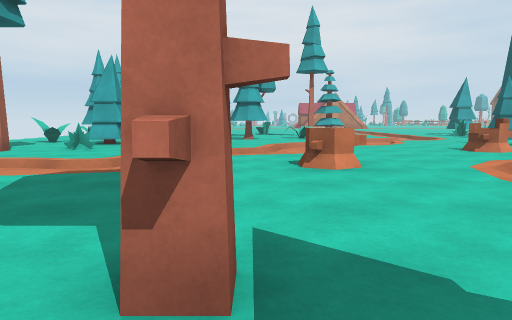
view 1 (above)

24 first-person views from a walk through a scene from a Unity 3-D project. The camera is 1.2 m above the floor, tilts 6° down and sees 70° across. The floor is counted in squares, 2 m on a side. Each view is taken from the middle of a square. On the plan, view 1 faces up. The plan holds only what a view shows up to about 10 squares ahead; the rest is blank. The place goes on beyond the plan. The player is left out. Surface patterns are stand-ins for the level's own textures.

view 2
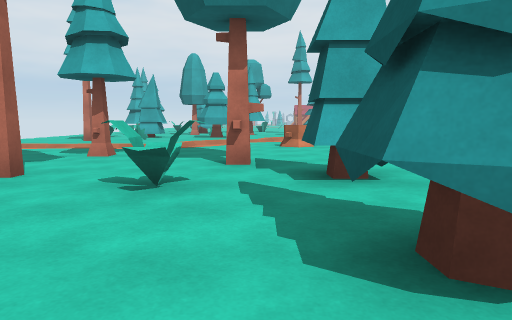

view 3
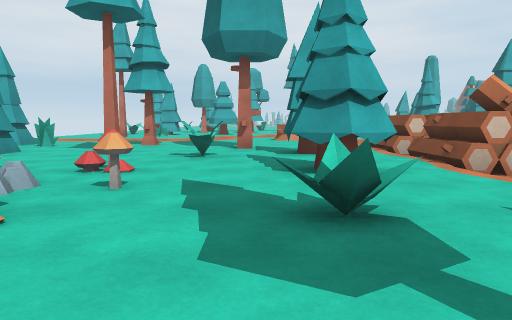

view 4
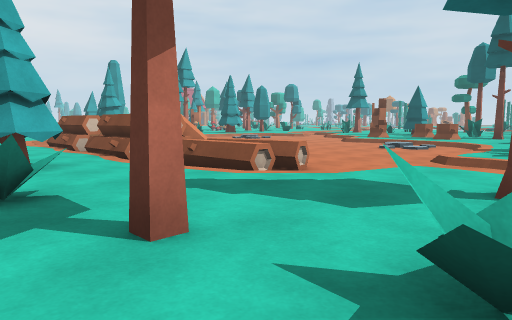

view 5
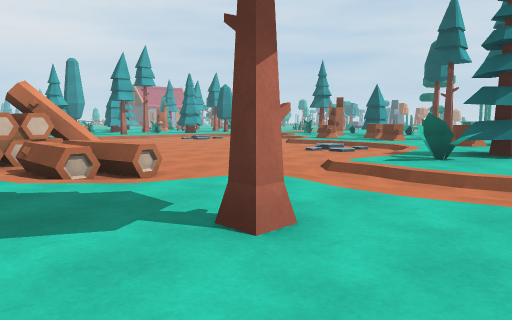

view 6
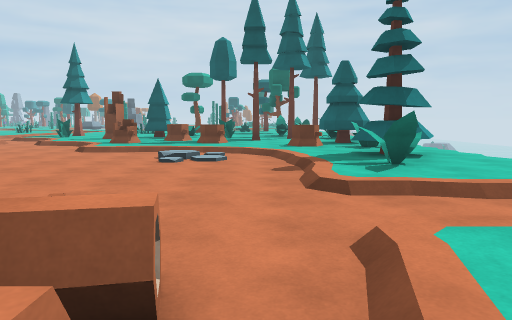

view 7
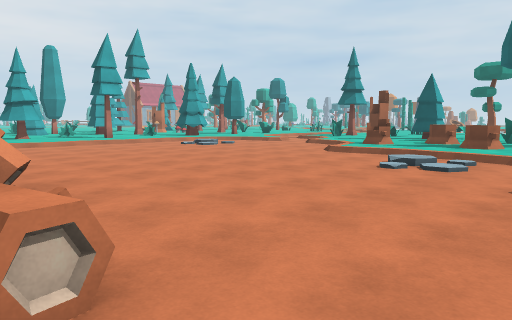

view 8
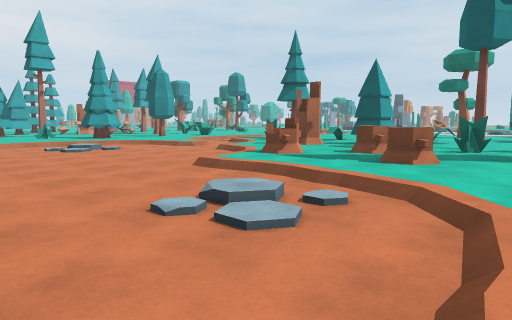

view 9
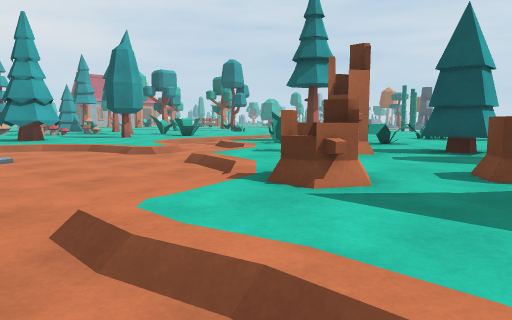

view 10
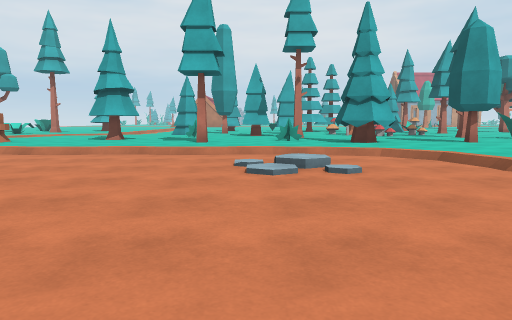

view 11
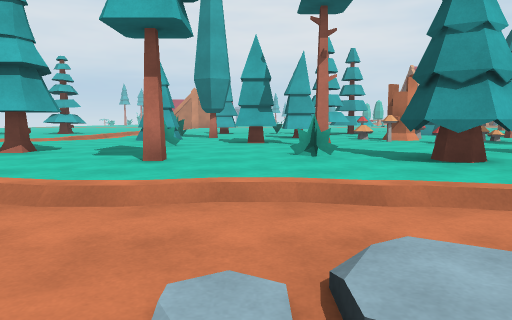

view 12
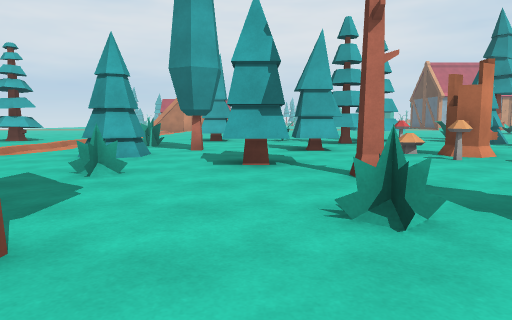

view 13
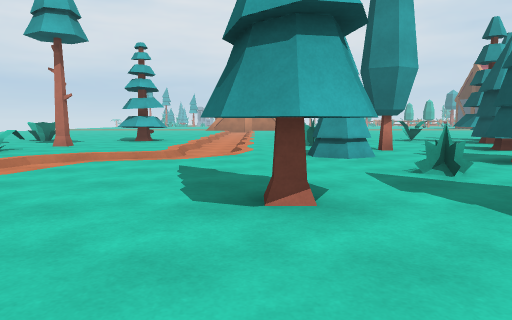

view 14
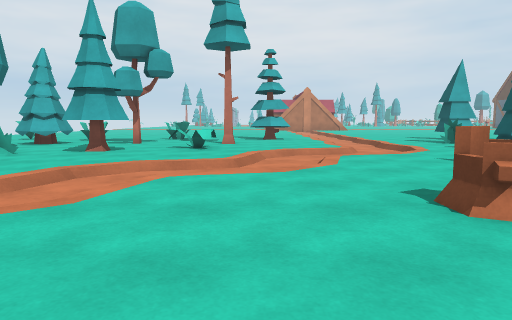

view 15
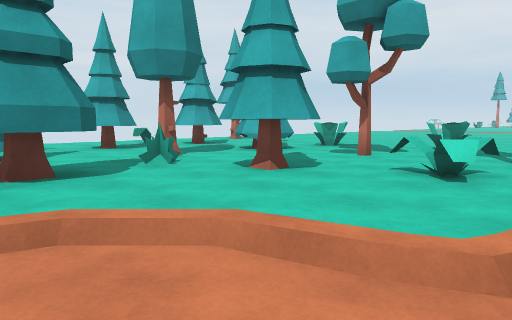

view 16
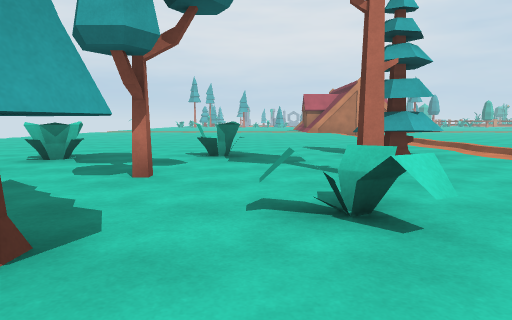

view 17
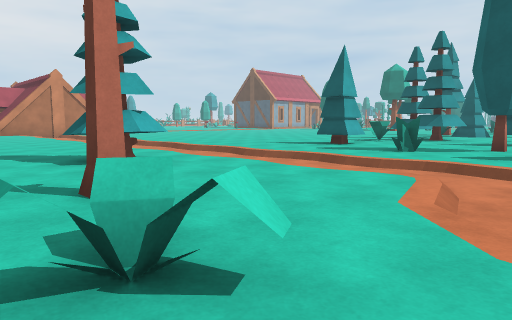

view 18
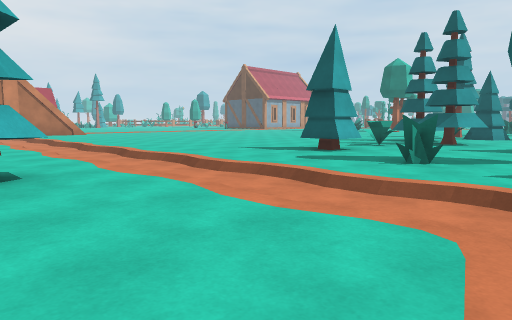

view 19
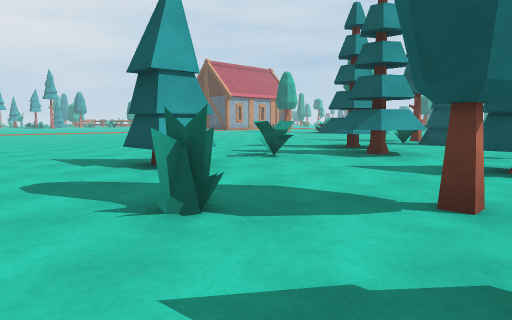

view 20
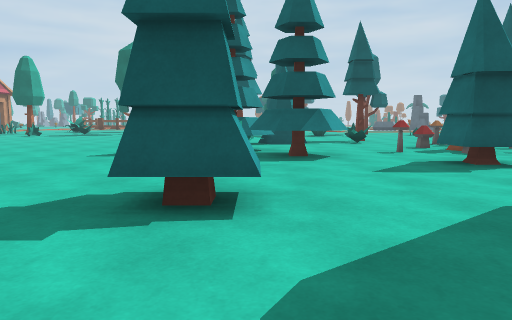

view 21
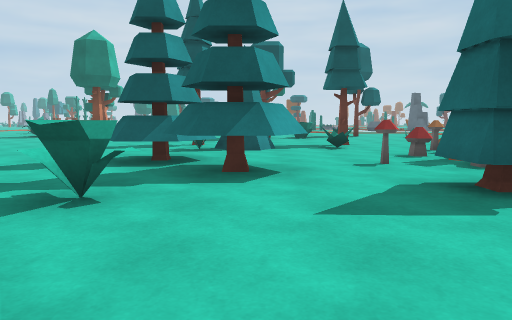

view 22
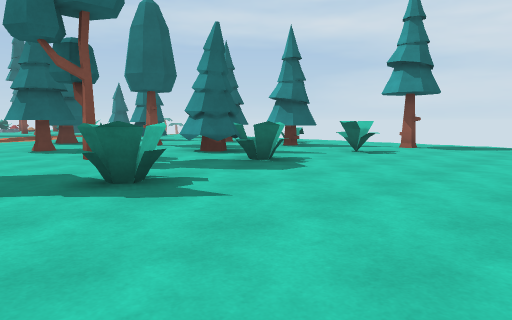

view 23
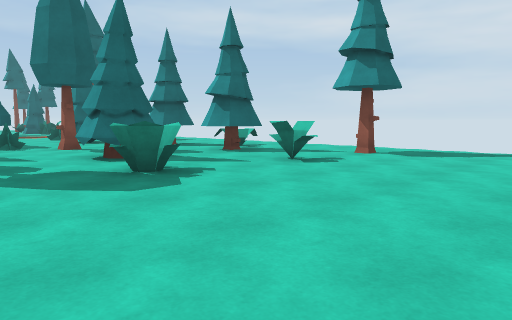

view 24
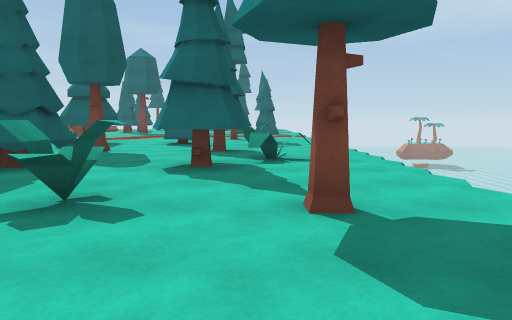

### Floor plan
Key: @ floor where view 1 was taken; # wall or solid block; . main floor; - floor 0.25 m lower than the main floor; / step, stairs or slope; = window, fence, low wall or low ledge; ^ raised ledge; T thing the floor can be seen under or through.
Columns run from 8 left of view 1 to 21 right of it. Each row starts with its distance up from view 1.
 21   .. .........-............
 20 /............/-.............
 19 /.............-.............
 18 /#.........##/-.......TT...
 17 /..#..=....##/-...#.TTTT.#.
 16 /.............-......TT..#.
 15 /.##.#..#.#../-.#...........
 14 /==...........-...#.#.#..=#.
 13 /.##....#.=.//-.#.....##....
 12 /..#..#.#../-//.......#../..
 11  .#........//......#...#..
 10  ...#.##./--/....#..#....
  9   ....  .-/....#..........
  8    .#.  /-........#.###.#.
  7    ...  //...........##...
  6    ././ ..... /.//./.....
  5     ---/.^./- --------/./-
  4    ......../  -----//-/.-/.
  3  # ..#...../  -----//--/-..
  2  #.#.......#  ---------//#
  1    .....#..## --------/...==..
  0    #.#..@#.-----------/.#.....
 -1     ...#...###------///..##...
 -2     ..=..#.##-------/..=..#
 -3      //..#./=-----/-/..=....
 -4       /=.../=-----//.==.#...
 -5        ..=./-------/...
 -6        ....../-///..=
 -7         ....#/-.###..#
 -8         .=/../-..##.##
 -9           ////  /////

Positions as (right, up) in squares from view 1, and headings:
1: (0, 0), facing up
2: (0, -4), facing up
3: (0, -7), facing up
4: (0, -8), facing up-right
5: (2, -9), facing up-right
6: (3, -5), facing right
7: (4, -6), facing up-right
8: (8, -6), facing up-right
9: (11, -3), facing up-right
10: (11, -1), facing up
11: (11, 3), facing up
12: (11, 6), facing up
13: (7, 6), facing up
14: (3, 5), facing up
15: (3, 9), facing up-left
16: (1, 11), facing up
17: (1, 12), facing up-right
18: (3, 13), facing up-right
19: (7, 13), facing up-right
20: (7, 17), facing right
21: (9, 16), facing right
22: (2, 21), facing down-left
23: (0, 21), facing down-left
24: (-6, 20), facing down
